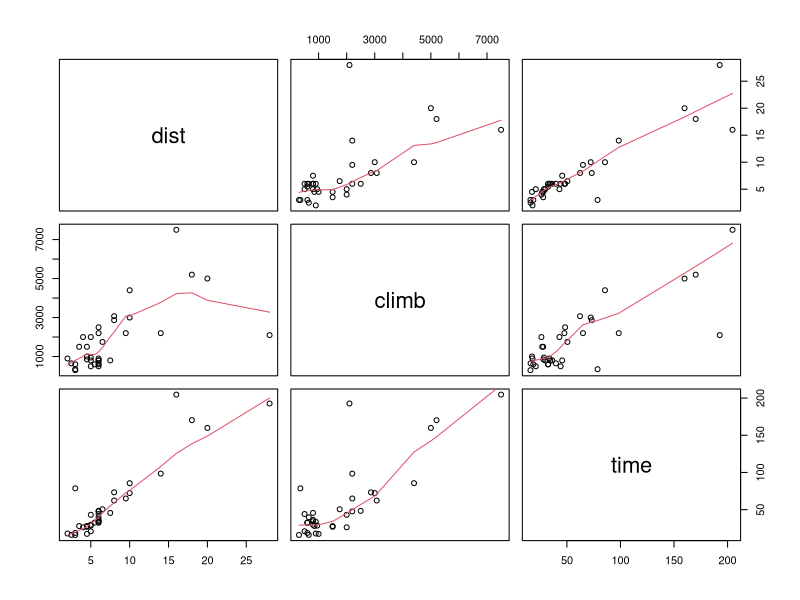
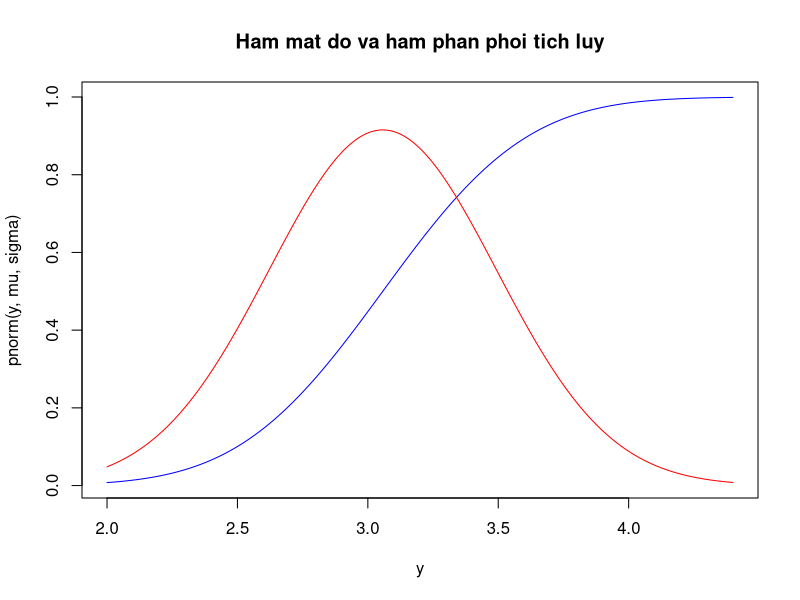

R code for these plots, in order:
## ---- chunk 1
library(MASS)
data(hills)

head(hills)

colMeans(hills)

sapply(colnames(hills), function(x) {
  print(sd(hills[, x]))
})
## ---- chunk 2
sapply(colnames(hills), function(x) {
  st <- shapiro.test(hills[[x]])
  print(st)
  if (st$p.value >= 0.05) {
    print("Là phân phối chuẩn")
  } else {
    print("Không phải phân phối chuẩn")
  }
})
## ---- chunk 3
pairs(hills, panel = panel.smooth)
## ---- chunk 4
library(datasets)
data(iris)
head(iris)
df <- iris[1:4]
colMeans(df)

sapply(colnames(df), function(x) {
  sd(df[, x])
})
## ---- chunk 5
sapply(colnames(df), function(x) {
  st <- shapiro.test(df[[x]])
  print(st)
  if (st$p.value >= 0.05) {
    print("Là phân phối chuẩn")
  } else {
    print("Không phải phân phối chuẩn")
  }
})
## ---- chunk 6
sapply(colnames(df), function(x) {
  st <- shapiro.test(df[[x]])
  mu <- mean(df[[x]])
  sigma <- sd(df[[x]])
  print(st)
  y <- seq(min(df[[x]]), max(df[[x]]), length = 1000)
  if (st$p.value >= 0.05) {
    plot(y, pnorm(y, mu, sigma), type = "l", main = "Ham mat do va ham phan phoi tich luy", col = "blue")
    lines(y, dnorm(y, mu, sigma), main = "", xlab = "", ylab = "", col = "red")
  }
})
## ---- chunk 7
t.test(df[, "Sepal.Width"], mu = 3.5, alternative = "less", conf.level = 0.95)
## ---- chunk 8
a <- qnorm(0.7, mean = mean(iris$Sepal.Width), sd = sd(iris$Sepal.Width))
a
## ---- chunk 9
setosa <- subset(iris, iris$Species == "setosa")
versicolor <- subset(iris, iris$Species == "versicolor")
# H0: Độ rộng TB bằng nhau, H1: Độ rộng TB khác nhau
t.test(setosa$Sepal.Width, versicolor$Sepal.Width, conf.level = 0.99)
## ---- chunk 10
mu <- 158
sigma <- sqrt(8)
data <- as.data.frame(matrix(rnorm(30 * 20, mu, sigma), nrow = 20, ncol = 30))
head(data)

sapply(colnames(data), function(x) {
  xx <- data[[x]]
  xbar <- mean(xx)
  n <- length(xx)
  z <- qnorm(0.99)
  val <- z * sigma / sqrt(n)
  ci <- c(xbar - val, xbar + val)
  ci
  # library(BSDA)
  # z.test(data[[x]], y = NULL, mu, sigma.x = sigma, alternative = "two.sided", sigma.y = NULL, conf.level = 0.98)$conf.int
})
## ---- chunk 11
sapply(colnames(data), function(x) {
  xx <- data[[x]]
  xbar <- mean(xx)
  n <- length(xx)
  z <- qnorm(0.99)
  val <- z * sigma / sqrt(n)
  ci <- c(xbar - val, xbar + val)
  ci[2] - ci[1]
#   ci <- z.test(data[[x]], y = NULL, mu, sigma.x = sigma, alternative = "two.sided", sigma.y = NULL, conf.level = 0.98)$conf.int
#   ci[2] - ci[1]
})
## ---- chunk 12
sapply(colnames(data), function(x) {
  xx <- data[[x]]
  xbar <- mean(xx)
})
print(paste0("Mẫu thứ ", which.max(colMeans(data)), " có GTTB lớn nhất"))
max(colMeans(data))
